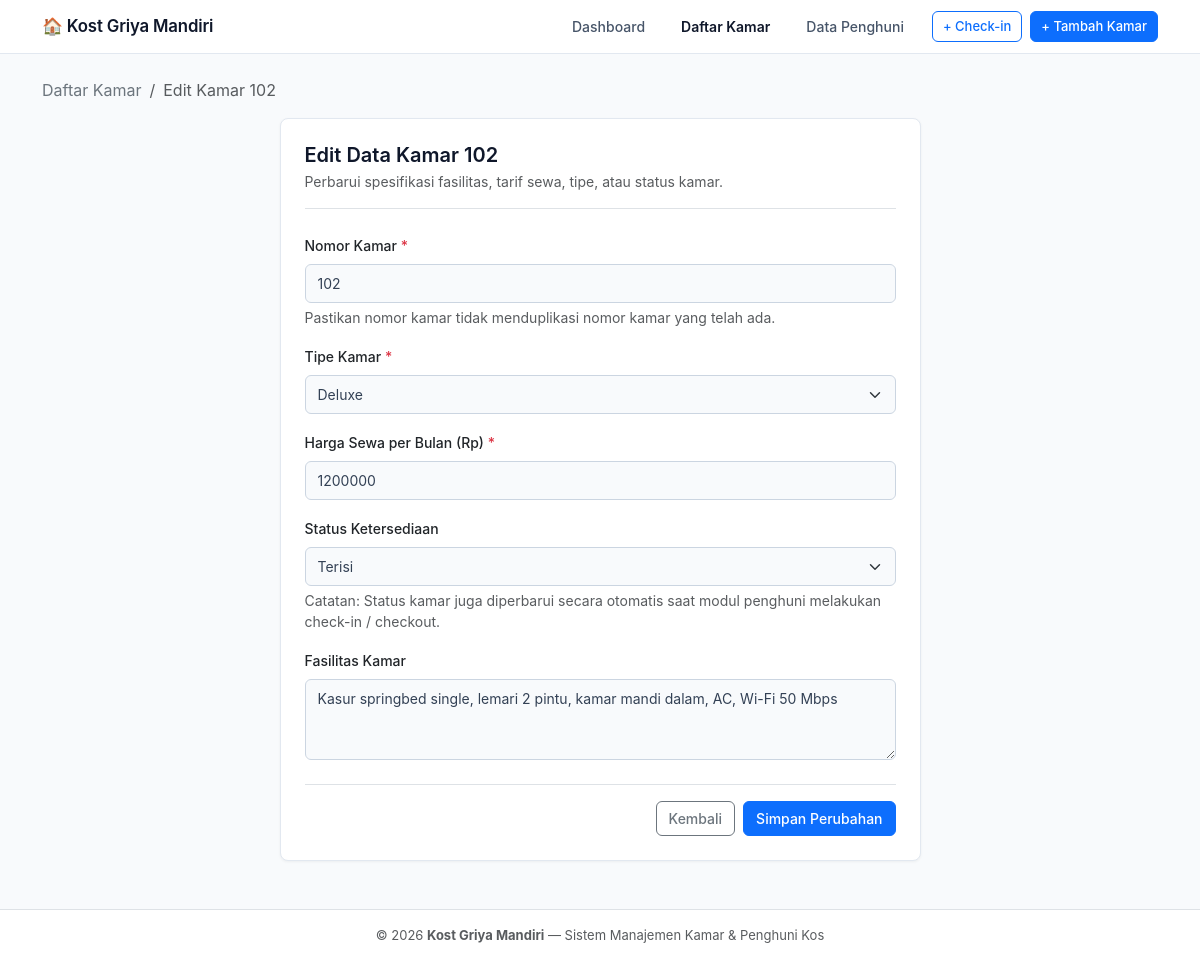
The page /kamar/edit/2 on the database as committed earlier.
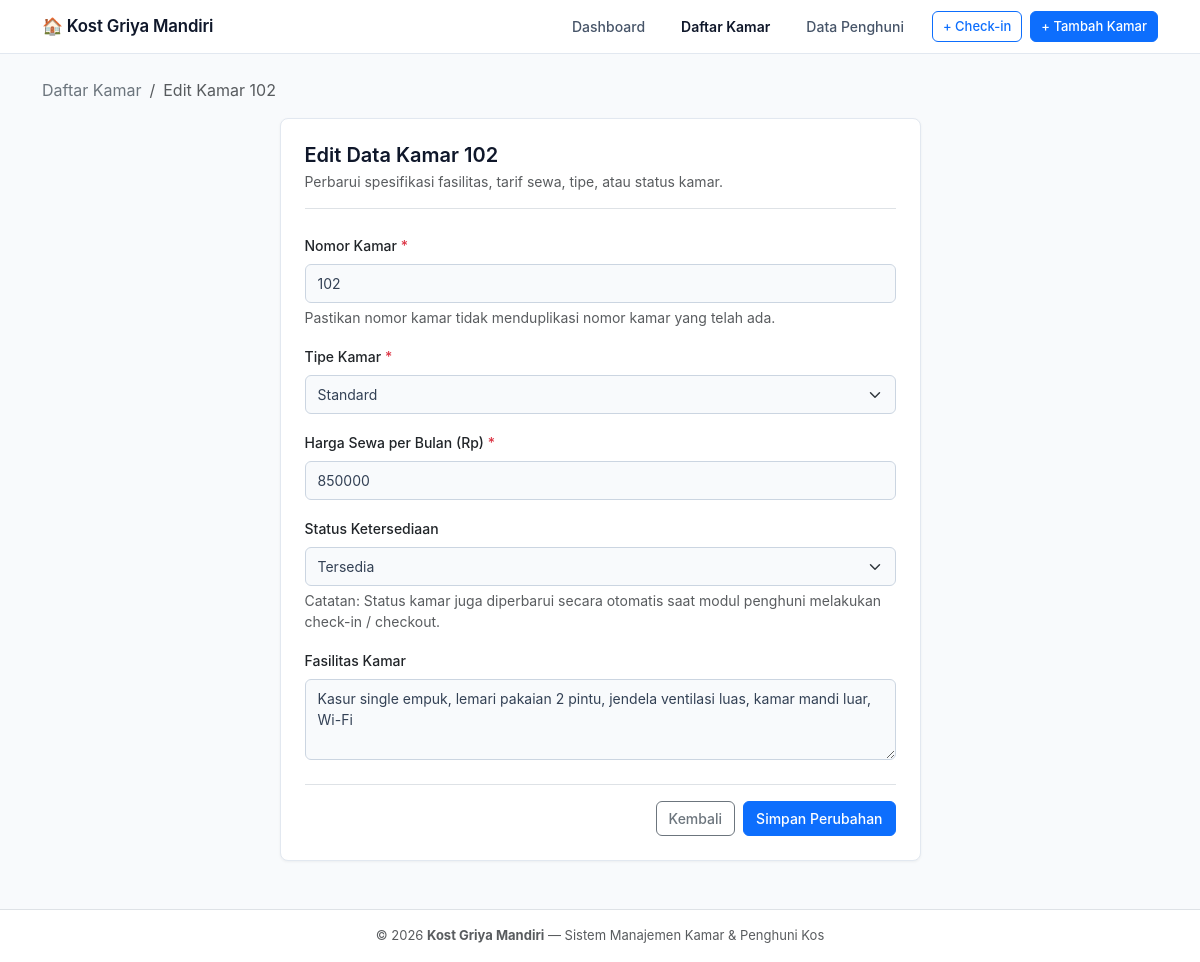
The same page on the database as committed later.
### tables this page shows
CREATE TABLE `kamar` (
    `id` INT AUTO_INCREMENT PRIMARY KEY,
    `nomor` VARCHAR(50) NOT NULL UNIQUE,
    `tipe` VARCHAR(50) NOT NULL,
    `harga` DECIMAL(12, 2) NOT NULL,
    `fasilitas` TEXT NULL,
    `status` ENUM('tersedia', 'terisi') NOT NULL DEFAULT 'tersedia',
    `created_at` TIMESTAMP DEFAULT CURRENT_TIMESTAMP
);

### src/config/koneksi.php (called while the page is built)
<?php
$host = 'localhost';
$dbname = 'db_kostan';
$username = 'root';
$password = '';
try {
    return new PDO(
        "mysql:host={$host};dbname={$dbname};charset=utf8mb4",
        $username,
        $password,
        [
            PDO::ATTR_ERRMODE => PDO::ERRMODE_EXCEPTION,
            PDO::ATTR_DEFAULT_FETCH_MODE => PDO::FETCH_ASSOC,
            PDO::ATTR_EMULATE_PREPARES => false,
        ]
    );
} catch (PDOException $e) {
    die('<div style="font-family: -apple-system, BlinkMacSystemFont, sans-serif; padding: 24px; max-width: 600px; margin: 40px auto; background-color: #fef2f2; border: 1px solid #fecaca; border-radius: 8px; color: #991b1b;">' .
        '<h3 style="margin-top: 0; font-size: 1.1rem; color: #b91c1c;">Gagal Terhubung ke Database MySQL</h3>' .
        '<p style="font-size: 0.9rem; line-height: 1.5; color: #4b5563;">' .
        'Pastikan service MySQL di Laragon / XAMPP sudah berjalan aktif, dan database <code>db_kostan</code> telah dibuat/diimpor dari file <code>database.sql</code>.' .
        '</p>' .
        '<p style="font-size: 0.8rem; background: #fee2e2; padding: 8px 12px; border-radius: 4px; font-family: monospace; color: #7f1d1d; word-break: break-all;">' .
        htmlspecialchars($e->getMessage()) .
        '</p>' .
        '</div>');
}

### src/Controllers/KamarController.php (called while the page is built, shortened)
<?php
class KamarController
{
    private KamarRepository $kamarRepo;
    public function __construct(?KamarRepository $repo = null)
    {
        $this->kamarRepo = $repo ?? new KamarRepository();
    }
    private function render(string $view, array $data = []): void
    {
        extract($data);
        require_once __DIR__ . '/../../views/layout/header.php';
        require_once __DIR__ . "/../../views/{$view}.php";
        require_once __DIR__ . '/../../views/layout/footer.php';
    }
    public function edit(?string $id = null): void
    {
        $kamarId = (int)($id ?? $_GET['id'] ?? 0);
        $kamar = $this->kamarRepo->find($kamarId);
        $this->render('kamar/edit', [
            'title' => 'Edit Kamar ' . htmlspecialchars($kamar['nomor']) . ' - Griya Mandiri',
            'kamar' => $kamar,
        ]);
    }
}

### public/index.php (called while the page is built, shortened)
<?php
$router = new Router();
$router->get('/', [DashboardController::class, 'index']);
$router->get('/dashboard', [DashboardController::class, 'index']);
$router->get('/kamar', [KamarController::class, 'index']);
$router->get('/kamar/tambah', [KamarController::class, 'create']);
$router->post('/kamar/simpan', [KamarController::class, 'store']);
$router->post('/kamar/tambah', [KamarController::class, 'store']);
$router->get('/kamar/edit/{id}', [KamarController::class, 'edit']);
$router->get('/kamar/edit', [KamarController::class, 'edit']);
$router->post('/kamar/update/{id}', [KamarController::class, 'update']);
$router->post('/kamar/update', [KamarController::class, 'update']);
$router->post('/kamar/hapus/{id}', [KamarController::class, 'delete']);
$router->post('/kamar/hapus', [KamarController::class, 'delete']);
$router->get('/kamar/hapus/{id}', [KamarController::class, 'delete']);
$router->get('/penghuni', [PenghuniController::class, 'index']);
$router->get('/penghuni/tambah', [PenghuniController::class, 'create']);
$router->post('/penghuni/simpan', [PenghuniController::class, 'store']);
$router->post('/penghuni/tambah', [PenghuniController::class, 'store']);
$router->post('/penghuni/checkout/{id}', [PenghuniController::class, 'checkout']);
$router->post('/penghuni/checkout', [PenghuniController::class, 'checkout']);
$router->dispatch($_SERVER['REQUEST_URI'], $_SERVER['REQUEST_METHOD']);

### src/Repository/KamarRepository.php (called while the page is built, shortened)
<?php
class KamarRepository
{
    private PDO $db;
    public function __construct(?PDO $pdo = null)
    {
        $this->db = $pdo ?? (require __DIR__ . '/../config/koneksi.php');
    }
    public function find(int $id): ?array
    {
        $stmt = $this->db->prepare("SELECT * FROM kamar WHERE id = ?");
        $stmt->execute([$id]);
        $kamar = $stmt->fetch();
        return $kamar ?: null;
    }
}

### views/kamar/edit.php (the view, shortened to what the changed rows need)
<nav aria-label="breadcrumb" class="mb-3">
    <ol class="breadcrumb small">
        <li class="breadcrumb-item"><a href="<?= BASE_URL ?>/kamar" class="text-decoration-none text-secondary">Daftar Kamar</a></li>
        <li class="breadcrumb-item active" aria-current="page">Edit Kamar <?= htmlspecialchars($kamar['nomor']) ?></li>
    </ol>
</nav>
<div class="row justify-content-center">
    <div class="col-lg-7">
        <div class="card card-custom p-4">
            <div class="border-bottom pb-3 mb-4">
                <h2 class="h5 fw-semibold mb-1" style="color: #0f172a;">Edit Data Kamar <?= htmlspecialchars($kamar['nomor']) ?></h2>
                <p class="text-muted small mb-0">Perbarui spesifikasi fasilitas, tarif sewa, tipe, atau status kamar.</p>
            </div>
            <form method="POST" action="<?= BASE_URL ?>/kamar/update/<?= $kamar['id'] ?>">
                <div class="mb-3">
                    <label for="nomor" class="form-label small fw-medium text-dark">Nomor Kamar <span class="text-danger">*</span></label>
                    <input type="text" class="form-control" id="nomor" name="nomor" value="<?= htmlspecialchars($kamar['nomor']) ?>" required>
                    <div class="form-text small text-muted">Pastikan nomor kamar tidak menduplikasi nomor kamar yang telah ada.</div>
                </div>
                <div class="mb-3">
                    <label for="tipe" class="form-label small fw-medium text-dark">Tipe Kamar <span class="text-danger">*</span></label>
                    <select class="form-select" id="tipe" name="tipe" required>
                        <option value="Standard" <?= ($kamar['tipe'] === 'Standard') ? 'selected' : '' ?>>Standard</option>
                        <option value="Deluxe" <?= ($kamar['tipe'] === 'Deluxe') ? 'selected' : '' ?>>Deluxe</option>
                    </select>
                </div>
                <div class="mb-3">
                    <label for="harga" class="form-label small fw-medium text-dark">Harga Sewa per Bulan (Rp) <span class="text-danger">*</span></label>
                    <input type="number" class="form-control" id="harga" name="harga" value="<?= htmlspecialchars((string)(int)$kamar['harga']) ?>" min="1" step="1000" required>
                </div>
                <div class="mb-3">
                    <label for="status" class="form-label small fw-medium text-dark">Status Ketersediaan</label>
                    <select class="form-select" id="status" name="status">
                        <option value="tersedia" <?= ($kamar['status'] === 'tersedia') ? 'selected' : '' ?>>Tersedia</option>
                        <option value="terisi" <?= ($kamar['status'] === 'terisi') ? 'selected' : '' ?>>Terisi</option>
                    </select>
                    <div class="form-text small text-muted">Catatan: Status kamar juga diperbarui secara otomatis saat modul penghuni melakukan check-in / checkout.</div>
                </div>
                <div class="mb-4">
                    <label for="fasilitas" class="form-label small fw-medium text-dark">Fasilitas Kamar</label>
                    <textarea class="form-control" id="fasilitas" name="fasilitas" rows="3"><?= htmlspecialchars($kamar['fasilitas'] ?? '') ?></textarea>
                </div>
                <div class="d-flex justify-content-end gap-2 pt-3 border-top">
                    <a href="<?= BASE_URL ?>/kamar" class="btn btn-outline-secondary">Kembali</a>
                    <button type="submit" class="btn btn-primary">Simpan Perubahan</button>
                </div>
            </form>
        </div>
    </div>
</div>

### src/Core/Router.php (shortened to what the changed rows need)
<?php
class Router
{
    private array $routes = [];
    private function addRoute(string $method, string $path, array|callable $handler): void
    {
        $path = '/' . trim($path, '/');
        $this->routes[$method][$path] = $handler;
    }
    public function dispatch(string $uri, string $method): void
    {
        $path = parse_url($uri, PHP_URL_PATH) ?? '/';
        $path = '/' . trim($path, '/');
        $method = strtoupper($method);
        if (isset($this->routes[$method])) {
            foreach ($this->routes[$method] as $route => $handler) {
                if (str_contains($route, '{')) {
                    $pattern = preg_replace('#\{[a-zA-Z0-9_]+\}#', '([^/]+)', $route);
                    $pattern = '#^' . $pattern . '$#';
                    if (preg_match($pattern, $path, $matches)) {
                        array_shift($matches);
                        $this->executeHandler($handler, $matches);
                        return;
                    }
                }
            }
        }
    }
    private function executeHandler(array|callable $handler, array $params = []): void
    {
        if (is_array($handler)) {
            [$class, $method] = $handler;
            if (class_exists($class)) {
                $controller = new $class();
                if (method_exists($controller, $method)) {
                    call_user_func_array([$controller, $method], $params);
                    return;
                }
            }
        }
    }
}

Rows that differ between the two databases and show on the page:
changed kamar: tipe "Deluxe" → "Standard"; harga "1200000" → "850000"; status "Terisi" → "Tersedia"; fasilitas "Kasur springbed single, lemari 2 pintu, kamar mandi dalam, AC, Wi-Fi 50 Mbps" → "Kasur single empuk, lemari pakaian 2 pintu, jendela ventilasi luas, kamar mandi luar, Wi-Fi"
